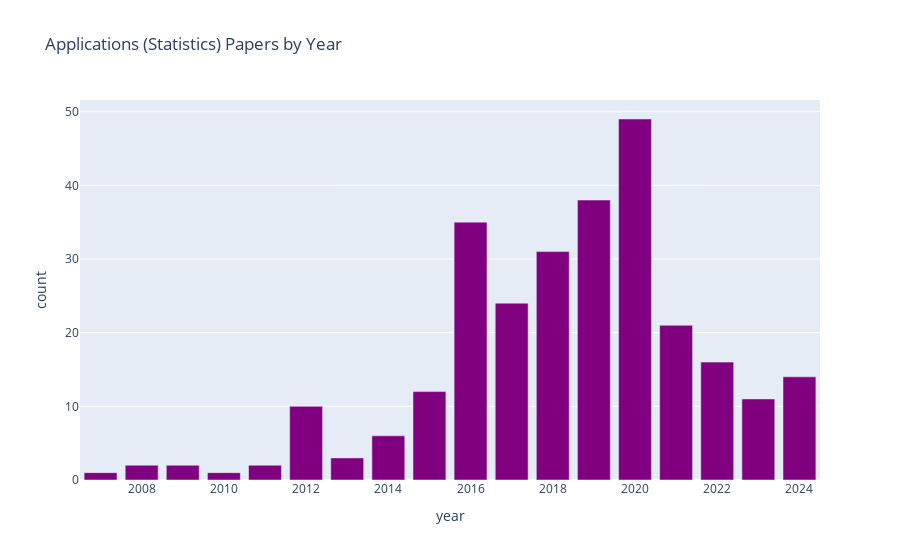

The cell this chart's notebook holds for it:
### Markdown cell above
## Bar plots for individual statistical topics

### Code cell
top = 'Applications (Statistics)'
px.bar(cat_year_num.query("category == @top"), x = 'year', y = 'count', title= top + " Papers by Year", color_discrete_sequence=['purple'])

### Figure 1 — Plotly figure (JSON) as saved in the notebook; plotly's stock layout.template omitted (floating-point values rounded to 4 significant figures)
{"data": [{"hovertemplate": "year=%{x}<br>count=%{y}<extra></extra>", "legendgroup": "", "marker": {"color": "purple", "pattern": {"shape": ""}}, "name": "", "orientation": "v", "showlegend": false, "textposition": "auto", "type": "bar", "x": [2007, 2008, 2009, 2010, 2011, 2012, 2013, 2014, 2015, 2016, 2017, 2018, 2019, 2020, 2021, 2022, 2023, 2024], "xaxis": "x", "y": [1, 2, 2, 1, 2, 10, 3, 6, 12, 35, 24, 31, 38, 49, 21, 16, 11, 14], "yaxis": "y"}], "layout": {"barmode": "relative", "legend": {"tracegroupgap": 0}, "title": {"text": "Applications (Statistics) Papers by Year"}, "xaxis": {"anchor": "y", "domain": [0, 1], "title": {"text": "year"}}, "yaxis": {"anchor": "x", "domain": [0, 1], "title": {"text": "count"}}}}
